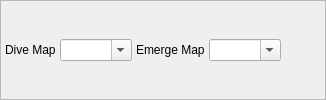
                   <widget class="QFrame" name="horizontalFrame3">
                    <property name="sizePolicy">
                     <sizepolicy hsizetype="Expanding" vsizetype="Preferred">
                      <horstretch>0</horstretch>
                      <verstretch>0</verstretch>
                     </sizepolicy>
                    </property>
                    <property name="frameShape">
                     <enum>QFrame::StyledPanel</enum>
                    </property>
                    <property name="frameShadow">
                     <enum>QFrame::Raised</enum>
                    </property>
                    <layout class="QHBoxLayout" name="horizontalLayout_6">
                     <property name="spacing">
                      <number>4</number>
                     </property>
                     <property name="leftMargin">
                      <number>4</number>
                     </property>
                     <property name="topMargin">
                      <number>4</number>
                     </property>
                     <property name="rightMargin">
                      <number>4</number>
                     </property>
                     <property name="bottomMargin">
                      <number>4</number>
                     </property>
                     <item>
                      <widget class="QLabel" name="label_14">
                       <property name="text">
                        <string>Dive Map</string>
                       </property>
                      </widget>
                     </item>
                     <item>
                      <widget class="NoScrollComboBox" name="comboBox_DiveMap">
                       <property name="toolTip">
                        <string>&lt;html&gt;&lt;head/&gt;&lt;body&gt;&lt;p&gt;Destination map name when using &lt;span style=&quot; font-weight:600;&quot;&gt;Dive&lt;/span&gt;. If empty, no such connection will exist.&lt;/p&gt;&lt;/body&gt;&lt;/html&gt;</string>
                       </property>
                       <property name="editable">
                        <bool>true</bool>
                       </property>
                      </widget>
                     </item>
                     <item>
                      <widget class="QLabel" name="label_15">
                       <property name="text">
                        <string>Emerge Map</string>
                       </property>
                      </widget>
                     </item>
                     <item>
                      <widget class="NoScrollComboBox" name="comboBox_EmergeMap">
                       <property name="toolTip">
                        <string>&lt;html&gt;&lt;head/&gt;&lt;body&gt;&lt;p&gt;Destination map name when emerging using &lt;span style=&quot; font-weight:600;&quot;&gt;Dive&lt;/span&gt;. If empty, no such connection will exist.&lt;/p&gt;&lt;/body&gt;&lt;/html&gt;</string>
                       </property>
                       <property name="editable">
                        <bool>true</bool>
                       </property>
                      </widget>
                     </item>
                     <item>
                      <spacer name="horizontalSpacer_10">
                       <property name="orientation">
                        <enum>Qt::Horizontal</enum>
                       </property>
                       <property name="sizeHint" stdset="0">
                        <size>
                         <width>40</width>
                         <height>20</height>
                        </size>
                       </property>
                      </spacer>
                     </item>
                    </layout>
                   </widget>
